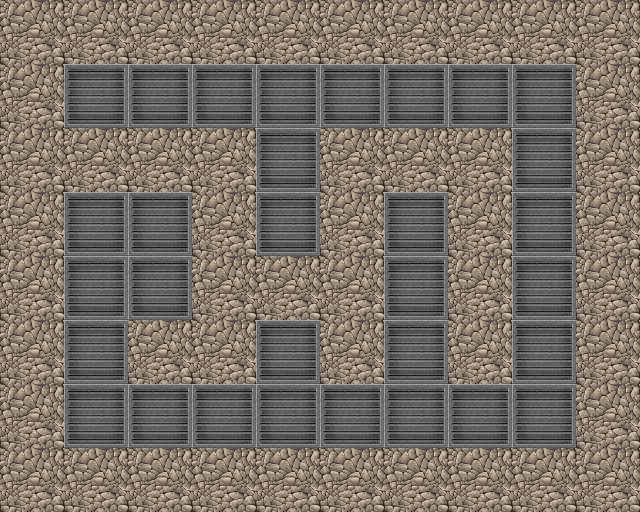

This game map was drawn from its Tiled (.tmx) file and the tilesets committed beside it. A one-line description and the full map source follow:
An orthogonal 10x8 tile map with 64x64 px tiles, 1 tile layer (Tile Layer 1).

<map version="1.0" orientation="orthogonal" renderorder="right-down" width="10" height="8" tilewidth="64" tileheight="64" nextobjectid="1">
 <tileset firstgid="1" name="tiles" tilewidth="64" tileheight="64" tilecount="100" columns="10">
  <image source="../tiles/tiles.png" width="640" height="640" />
 </tileset>
 <layer name="Tile Layer 1" width="10" height="8">
  <data encoding="csv">
1,1,1,1,1,1,1,1,1,1,
1,2,2,2,2,2,2,2,2,1,
1,1,1,1,2,1,1,1,2,1,
1,2,2,1,2,1,2,1,2,1,
1,2,2,1,1,1,2,1,2,1,
1,2,1,1,2,1,2,1,2,1,
1,2,2,2,2,2,2,2,2,1,
1,1,1,1,1,1,1,1,1,1
</data>
 </layer>
</map>